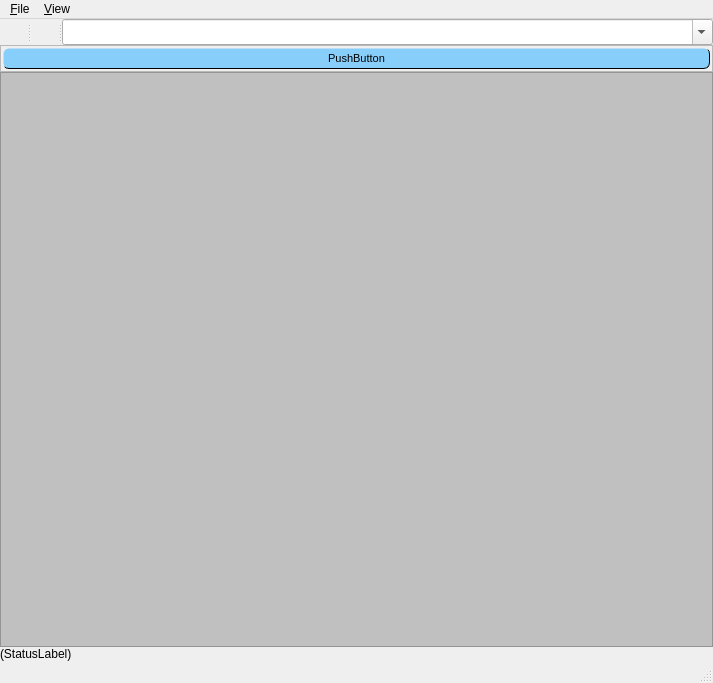
<?xml version="1.0" encoding="UTF-8"?>
<ui version="4.0">
 <class>CatalogWindow</class>
 <widget class="QWidget" name="CatalogWindow">
  <property name="geometry">
   <rect>
    <x>0</x>
    <y>0</y>
    <width>713</width>
    <height>683</height>
   </rect>
  </property>
  <property name="acceptDrops">
   <bool>true</bool>
  </property>
  <property name="windowTitle">
   <string>Catalog</string>
  </property>
  <property name="windowIcon">
   <iconset resource="../../toolbar.qrc">
    <normaloff>:/icons/catalog_icon</normaloff>:/icons/catalog_icon</iconset>
  </property>
  <property name="styleSheet">
   <string notr="true">QToolButton {
    border-style: none;
    padding 0px;
}
</string>
  </property>
  <layout class="QVBoxLayout" name="verticalLayout">
   <property name="spacing">
    <number>0</number>
   </property>
   <property name="leftMargin">
    <number>0</number>
   </property>
   <property name="topMargin">
    <number>0</number>
   </property>
   <property name="rightMargin">
    <number>0</number>
   </property>
   <property name="bottomMargin">
    <number>0</number>
   </property>
   <item>
    <widget class="QMenuBar" name="menuBar">
     <widget class="QMenu" name="menu_View">
      <property name="title">
       <string>&amp;View</string>
      </property>
      <addaction name="actionFolderViewList"/>
      <addaction name="actionFolderViewIcon"/>
      <addaction name="actionFolderViewIconNoText"/>
      <addaction name="separator"/>
     </widget>
     <widget class="QMenu" name="menu_File">
      <property name="title">
       <string>&amp;File</string>
      </property>
      <addaction name="actionManageCatalogs"/>
      <addaction name="separator"/>
      <addaction name="actionCloseWindow"/>
     </widget>
     <addaction name="menu_File"/>
     <addaction name="menu_View"/>
    </widget>
   </item>
   <item>
    <widget class="QSplitter" name="splitter_2">
     <property name="orientation">
      <enum>Qt::Horizontal</enum>
     </property>
     <widget class="QToolButton" name="folderViewButton">
      <property name="maximumSize">
       <size>
        <width>27</width>
        <height>26</height>
       </size>
      </property>
      <property name="toolTip">
       <string>Switch display format</string>
      </property>
      <property name="statusTip">
       <string/>
      </property>
      <property name="accessibleName">
       <string>Switch display format</string>
      </property>
      <property name="text">
       <string/>
      </property>
      <property name="icon">
       <iconset resource="../../toolbar.qrc">
        <normaloff>:/icons/folder_view_icon_blue</normaloff>:/icons/folder_view_icon_blue</iconset>
      </property>
      <property name="iconSize">
       <size>
        <width>20</width>
        <height>20</height>
       </size>
      </property>
     </widget>
     <widget class="QToolButton" name="manageCatalogButton">
      <property name="minimumSize">
       <size>
        <width>27</width>
        <height>26</height>
       </size>
      </property>
      <property name="maximumSize">
       <size>
        <width>27</width>
        <height>26</height>
       </size>
      </property>
      <property name="toolTip">
       <string>Manage catalogs</string>
      </property>
      <property name="statusTip">
       <string/>
      </property>
      <property name="accessibleDescription">
       <string/>
      </property>
      <property name="styleSheet">
       <string notr="true"/>
      </property>
      <property name="text">
       <string/>
      </property>
      <property name="icon">
       <iconset resource="../../toolbar.qrc">
        <normaloff>:/icons/catalog_icon</normaloff>:/icons/catalog_icon</iconset>
      </property>
      <property name="iconSize">
       <size>
        <width>20</width>
        <height>20</height>
       </size>
      </property>
     </widget>
     <widget class="QSplitter" name="splitter">
      <property name="sizePolicy">
       <sizepolicy hsizetype="Maximum" vsizetype="Preferred">
        <horstretch>0</horstretch>
        <verstretch>0</verstretch>
       </sizepolicy>
      </property>
      <property name="minimumSize">
       <size>
        <width>0</width>
        <height>0</height>
       </size>
      </property>
      <property name="orientation">
       <enum>Qt::Horizontal</enum>
      </property>
      <widget class="QComboBox" name="searchCombo">
       <property name="minimumSize">
        <size>
         <width>50</width>
         <height>0</height>
        </size>
       </property>
       <property name="baseSize">
        <size>
         <width>100</width>
         <height>0</height>
        </size>
       </property>
       <property name="editable">
        <bool>true</bool>
       </property>
      </widget>
     </widget>
    </widget>
   </item>
   <item>
    <widget class="QFrame" name="tagFrame">
     <property name="styleSheet">
      <string notr="true">QPushButton {
    background-color: lightskyblue;
    border-style: inset;
    border-width: 1px;
    border-radius: 6px;
/*    border-color: beige; */
    font: 11px;
/*    min-width: 10em; */
    padding: 3px;
}
QPushButton:checked {
    background-color: lightpink;
    border-style: outset;
    border-width: 1px;
    border-radius: 6px;
/*    border-color: beige;*/
    font: 11px;
/*    min-width: 10em; */
    padding: 3px;
}
QFrame.layout {
  layoutLeftMargin: 1px;
  layoutRightMargin: 1px;
  layoutTopMargin: 1px;
  layoutBottomMargin: 1px;
  layoutSpacing: 1px;
}</string>
     </property>
     <property name="frameShape">
      <enum>QFrame::StyledPanel</enum>
     </property>
     <property name="frameShadow">
      <enum>QFrame::Raised</enum>
     </property>
     <layout class="QHBoxLayout" name="horizontalLayout">
      <property name="leftMargin">
       <number>2</number>
      </property>
      <property name="topMargin">
       <number>2</number>
      </property>
      <property name="rightMargin">
       <number>2</number>
      </property>
      <property name="bottomMargin">
       <number>2</number>
      </property>
      <item>
       <widget class="QPushButton" name="pushButton">
        <property name="text">
         <string notr="true">PushButton</string>
        </property>
       </widget>
      </item>
     </layout>
    </widget>
   </item>
   <item>
    <widget class="QListView" name="volumeList">
     <property name="acceptDrops">
      <bool>true</bool>
     </property>
     <property name="styleSheet">
      <string notr="true">background-color: #C0C0C0</string>
     </property>
     <property name="sizeAdjustPolicy">
      <enum>QAbstractScrollArea::AdjustToContents</enum>
     </property>
     <property name="editTriggers">
      <set>QAbstractItemView::NoEditTriggers</set>
     </property>
     <property name="iconSize">
      <size>
       <width>96</width>
       <height>96</height>
      </size>
     </property>
     <property name="flow">
      <enum>QListView::LeftToRight</enum>
     </property>
     <property name="isWrapping" stdset="0">
      <bool>true</bool>
     </property>
     <property name="uniformItemSizes">
      <bool>false</bool>
     </property>
     <property name="wordWrap">
      <bool>true</bool>
     </property>
    </widget>
   </item>
   <item>
    <widget class="QLabel" name="statusLabel">
     <property name="text">
      <string notr="true">(StatusLabel)</string>
     </property>
     <property name="scaledContents">
      <bool>true</bool>
     </property>
     <property name="wordWrap">
      <bool>true</bool>
     </property>
    </widget>
   </item>
   <item>
    <widget class="QStatusBar" name="statusBar"/>
   </item>
  </layout>
  <action name="actionPrev">
   <property name="icon">
    <iconset resource="../../toolbar.qrc">
     <normaloff>:/icons/arrow_left_icon</normaloff>:/icons/arrow_left_icon</iconset>
   </property>
   <property name="text">
    <string>Previous</string>
   </property>
  </action>
  <action name="actionNext">
   <property name="icon">
    <iconset resource="../../toolbar.qrc">
     <normaloff>:/icons/arrow_right_icon</normaloff>:/icons/arrow_right_icon</iconset>
   </property>
   <property name="text">
    <string>Next</string>
   </property>
  </action>
  <action name="actionFolderViewList">
   <property name="checkable">
    <bool>true</bool>
   </property>
   <property name="icon">
    <iconset resource="../../toolbar.qrc">
     <normaloff>:/icons/folder_view_list_blue</normaloff>:/icons/folder_view_list_blue</iconset>
   </property>
   <property name="text">
    <string>List</string>
   </property>
  </action>
  <action name="actionFolderViewIcon">
   <property name="checkable">
    <bool>true</bool>
   </property>
   <property name="icon">
    <iconset resource="../../toolbar.qrc">
     <normaloff>:/icons/folder_view_icon_red</normaloff>:/icons/folder_view_icon_red</iconset>
   </property>
   <property name="text">
    <string>Icons and titles</string>
   </property>
  </action>
  <action name="actionFolderViewIconNoText">
   <property name="checkable">
    <bool>true</bool>
   </property>
   <property name="icon">
    <iconset resource="../../toolbar.qrc">
     <normaloff>:/icons/folder_view_icon_green</normaloff>:/icons/folder_view_icon_green</iconset>
   </property>
   <property name="text">
    <string>Icons only</string>
   </property>
   <property name="iconText">
    <string>Icons only</string>
   </property>
  </action>
  <action name="actionFolderViewSelect">
   <property name="icon">
    <iconset resource="../../toolbar.qrc">
     <normaloff>:/icons/folder_view_icon_blue</normaloff>:/icons/folder_view_icon_blue</iconset>
   </property>
   <property name="text">
    <string>Switch display format</string>
   </property>
  </action>
  <action name="actionManageCatalogs">
   <property name="icon">
    <iconset resource="../../toolbar.qrc">
     <normaloff>:/icons/catalog_icon</normaloff>:/icons/catalog_icon</iconset>
   </property>
   <property name="text">
    <string>Manage catalogs</string>
   </property>
   <property name="iconText">
    <string>Manage catalogs</string>
   </property>
   <property name="toolTip">
    <string>Manage catalogs</string>
   </property>
  </action>
  <action name="actionCloseWindow">
   <property name="text">
    <string>&amp;Close</string>
   </property>
  </action>
  <action name="actionTitleWithoutOptions">
   <property name="checkable">
    <bool>true</bool>
   </property>
   <property name="text">
    <string extracomment="Ability to remove and display (parenthesized) text from Volume title in the catalog">Remove parenthesized text from book title</string>
   </property>
  </action>
  <action name="actionSearchTitleWithOptions">
   <property name="checkable">
    <bool>true</bool>
   </property>
   <property name="text">
    <string extracomment="Ability to search with the title removed (parenthesized) removed from the title of Volume in the catalog">Ignore parenthesized text when searching titles</string>
   </property>
  </action>
 </widget>
 <layoutdefault spacing="6" margin="11"/>
 <resources>
  <include location="../../toolbar.qrc"/>
 </resources>
 <connections>
  <connection>
   <sender>folderViewButton</sender>
   <signal>clicked()</signal>
   <receiver>CatalogWindow</receiver>
   <slot>handleFolderViewButtonClicked()</slot>
   <hints>
    <hint type="sourcelabel">
     <x>86</x>
     <y>45</y>
    </hint>
    <hint type="destinationlabel">
     <x>356</x>
     <y>341</y>
    </hint>
   </hints>
  </connection>
  <connection>
   <sender>searchCombo</sender>
   <signal>editTextChanged(QString)</signal>
   <receiver>CatalogWindow</receiver>
   <slot>handleSearchComboBoxEditTextChanged(QString)</slot>
   <hints>
    <hint type="sourcelabel">
     <x>589</x>
     <y>45</y>
    </hint>
    <hint type="destinationlabel">
     <x>356</x>
     <y>341</y>
    </hint>
   </hints>
  </connection>
  <connection>
   <sender>actionFolderViewIcon</sender>
   <signal>triggered()</signal>
   <receiver>CatalogWindow</receiver>
   <slot>handleFolderViewIconActionTriggered()</slot>
   <hints>
    <hint type="sourcelabel">
     <x>-1</x>
     <y>-1</y>
    </hint>
    <hint type="destinationlabel">
     <x>356</x>
     <y>341</y>
    </hint>
   </hints>
  </connection>
  <connection>
   <sender>actionFolderViewIconNoText</sender>
   <signal>triggered()</signal>
   <receiver>CatalogWindow</receiver>
   <slot>handleFolderViewIconNoTextActionTriggered()</slot>
   <hints>
    <hint type="sourcelabel">
     <x>-1</x>
     <y>-1</y>
    </hint>
    <hint type="destinationlabel">
     <x>356</x>
     <y>341</y>
    </hint>
   </hints>
  </connection>
  <connection>
   <sender>actionFolderViewList</sender>
   <signal>triggered()</signal>
   <receiver>CatalogWindow</receiver>
   <slot>handleFolderViewListActionTriggered()</slot>
   <hints>
    <hint type="sourcelabel">
     <x>-1</x>
     <y>-1</y>
    </hint>
    <hint type="destinationlabel">
     <x>356</x>
     <y>341</y>
    </hint>
   </hints>
  </connection>
  <connection>
   <sender>manageCatalogButton</sender>
   <signal>clicked()</signal>
   <receiver>CatalogWindow</receiver>
   <slot>handleManageCatalogButtonClicked()</slot>
   <hints>
    <hint type="sourcelabel">
     <x>456</x>
     <y>45</y>
    </hint>
    <hint type="destinationlabel">
     <x>356</x>
     <y>341</y>
    </hint>
   </hints>
  </connection>
  <connection>
   <sender>searchCombo</sender>
   <signal>currentIndexChanged(QString)</signal>
   <receiver>CatalogWindow</receiver>
   <slot>handleSearchComboBoxCurrentIndexChanged(QString)</slot>
   <hints>
    <hint type="sourcelabel">
     <x>388</x>
     <y>45</y>
    </hint>
    <hint type="destinationlabel">
     <x>356</x>
     <y>341</y>
    </hint>
   </hints>
  </connection>
  <connection>
   <sender>actionCloseWindow</sender>
   <signal>triggered()</signal>
   <receiver>CatalogWindow</receiver>
   <slot>close()</slot>
   <hints>
    <hint type="sourcelabel">
     <x>-1</x>
     <y>-1</y>
    </hint>
    <hint type="destinationlabel">
     <x>356</x>
     <y>341</y>
    </hint>
   </hints>
  </connection>
  <connection>
   <sender>actionManageCatalogs</sender>
   <signal>triggered()</signal>
   <receiver>CatalogWindow</receiver>
   <slot>handleFolderViewIconNoTextActionTriggered()</slot>
   <hints>
    <hint type="sourcelabel">
     <x>-1</x>
     <y>-1</y>
    </hint>
    <hint type="destinationlabel">
     <x>356</x>
     <y>341</y>
    </hint>
   </hints>
  </connection>
  <connection>
   <sender>volumeList</sender>
   <signal>doubleClicked(QModelIndex)</signal>
   <receiver>CatalogWindow</receiver>
   <slot>handleVolumeListItemDoubleClicked(QModelIndex)</slot>
   <hints>
    <hint type="sourcelabel">
     <x>356</x>
     <y>348</y>
    </hint>
    <hint type="destinationlabel">
     <x>356</x>
     <y>341</y>
    </hint>
   </hints>
  </connection>
 </connections>
 <slots>
  <slot>handleFolderViewButtonClicked()</slot>
  <slot>handleSearchComboBoxEditTextChanged(QString)</slot>
  <slot>handleFolderViewListActionTriggered()</slot>
  <slot>handleFolderViewIconActionTriggered()</slot>
  <slot>handleFolderViewIconNoTextActionTriggered()</slot>
  <slot>handleSearchComboBoxCurrentIndexChanged(QString)</slot>
  <slot>handleSearchTitleWithOptionsActionTriggered(bool)</slot>
  <slot>handleCatalogTitleWithoutOptionsActionTriggered(bool)</slot>
  <slot>handleVolumeListItemDoubleClicked(QModelIndex)</slot>
  <slot>handleManageCatalogButtonClicked()</slot>
 </slots>
</ui>
